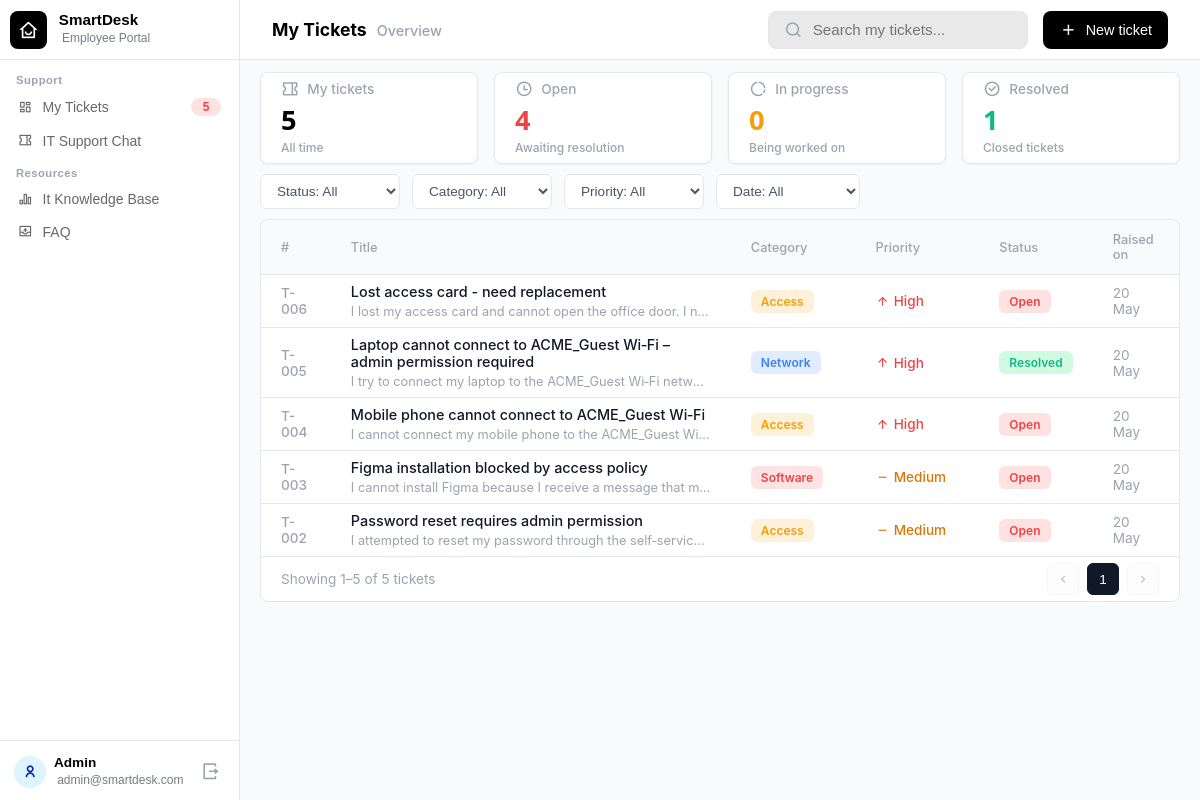
The app's page /employee-dashboard (signed in) with its own data.
### main.py (models this page shows)
class Ticket(db.Model):
    id = db.Column(db.Integer, primary_key=True)
    email = db.Column(db.String(100), nullable=False)
    title = db.Column(db.String(200), nullable=False)
    description = db.Column(db.Text, nullable=False)
    category = db.Column(db.String(50), nullable=False)
    priority = db.Column(db.String(20), nullable=False)
    status = db.Column(db.String(20), nullable=False, default='Open')
    created_at = db.Column(db.DateTime, default=datetime.now)
    proceeding_started = db.Column(db.DateTime, nullable=True)
    resolved_at = db.Column(db.DateTime, nullable=True)
    session_id = db.Column(db.String(100), nullable=True)

### main.py (the view)
@app.route('/employee-dashboard')
def employee_dashboard():
    if 'email' not in session:
        return redirect(url_for('employee_login'))
    user_email = session['email']
    my_tickets = Ticket.query.filter_by(email=user_email).all()
    open_count = sum(1 for ticket in my_tickets if ticket.status == 'Open')
    in_progress_count = sum(1 for ticket in my_tickets if ticket.status == 'In Progress')
    closed_count = sum(1 for ticket in my_tickets if ticket.status == 'Resolved')
    db_categories = Category.query.all()
    category_colors = {cat.name.lower(): cat.color for cat in db_categories}
    return render_template(
        'EmployeeDashboard.html',
        tickets=my_tickets,
        open_count=open_count,
        in_progress_count=in_progress_count,
        closed_count=closed_count,
        category_colors=category_colors,
        db_categories=db_categories
    )

### templates/EmployeeDashBoard.html (shortened to what this page needs)
{% extends "EmployeeSideBase.html" %}
{% block extra_css %}
    <link rel="stylesheet" href="{{ url_for('static', filename='css/EmployeeDashBoard.css') }}">
{% endblock %}
{% block content %}
<div class="dashboard-wrapper">
    <div class="dash-header">
        <div class="dash-title">
            <h2>My Tickets</h2>
            <span class="subtitle">Overview</span>
        </div>
        <div class="dash-actions">
            <div class="search-bar">
                <i class="ri-search-line"></i>
                <input type="text" placeholder="Search my tickets...">
            </div>
            <button class="btn-new-ticket" onclick="window.location.href='/chat-bot'">
                <i class="ri-add-line"></i> New ticket
            </button>
        </div>
    </div>
    <div class="four-box-container">
        <div class="stat-box">
            <div class="stat-title"><i class="ri-coupon-2-line"></i><p>My tickets</p></div>
            <span class="numerical-value">{{ tickets | length }}</span>
            <span class="stat-subtext">All time</span>
        </div>
        <div class="stat-box">
            <div class="stat-title"><i class="ri-time-line"></i><p>Open</p></div>
            <span class="numerical-value text-red">{{open_count}}</span>
            <span class="stat-subtext">Awaiting resolution</span>
        </div>
        <div class="stat-box">
            <div class="stat-title"><i class="ri-donut-chart-line"></i><p>In progress</p></div>
            <span class="numerical-value text-orange">{{in_progress_count}}</span>
            <span class="stat-subtext">Being worked on</span>
        </div>
        <div class="stat-box">
            <div class="stat-title"><i class="ri-checkbox-circle-line"></i><p>Resolved</p></div>
            <span class="numerical-value text-green">{{closed_count}}</span>
            <span class="stat-subtext">Closed tickets</span>
        </div>
    </div>
    <div class="main-content-container">
        <div class="filter-section">
            <div class="filter-group">
                <select id="status-filter">
                    <option value="All">Status: All</option>
                </select>
            </div>
            <div class="filter-group">
                <select id="category-filter">
                    <option value="All">Category: All</option>
                </select>
            </div>
            <div class="filter-group">
                <select id="priority-filter">
                    <option value="All">Priority: All</option>
                </select>
            </div>
            <div class="filter-group">
                <select id="date-filter">
                    <option value="All">Date: All</option>
                </select>
            </div>
        </div>
        <div class="table-container">
            <table class="emp-ticket-table">
                <thead>
                    <tr>
                        <th width="8%">#</th>
                        <th width="42%">Title</th>
                        <th width="15%">Category</th>
                        <th width="15%">Priority</th>
                        <th width="10%">Status</th>
                        <th width="10%">Raised on</th>
                    </tr>
                </thead>
                <tbody class="table-body">
                    {% for ticket in tickets | reverse %}
                    <tr class="ticket-row"
                        data-status="{{ ticket.status }}"
                        data-category="{{ ticket.category }}"
                        data-priority="{{ ticket.priority }}"
                        data-date="{{ ticket.created_at.isoformat() if ticket.created_at else '' }}">
                        <td class="t-id">T-{{ "%03d" | format(ticket.id) }}</td>
                        <td class="t-title-col">
                            <div class="t-title">{{ ticket.title }}</div>
                            <div class="t-desc">{{ ticket.description }}</div>
                        </td>
                        <td>
                            {% set cat_key = ticket.category|lower %}
                            {% set cat_color = category_colors.get(cat_key, '#4b5563') %}
                            <span class="cat-badge" style="color: {{ cat_color }}; background-color: {{ cat_color }}26;">
                                {{ ticket.category }}
                            </span>
                        </td>
                        <td>
                            {% if ticket.priority|lower == 'high' %}
                                <span class="priority p-high"><i class="ri-arrow-up-line"></i> High</span>
                            {% elif ticket.priority|lower == 'medium' %}
                                <span class="priority p-med"><i class="ri-subtract-line"></i> Medium</span>
                            {% else %}
                                <span class="priority p-low"><i class="ri-arrow-down-line"></i> Low</span>
                            {% endif %}
                        </td>
                        <td>
                            <span class="status-badge s-{{ ticket.status|lower|replace(' ', '-') }}">{{ ticket.status }}</span>
                        </td>
                        <td class="t-date">
                            {{ ticket.created_at.strftime('%d %b') if ticket.created_at else '7 May' }}
                        </td>
                    </tr>
                    {% endfor %}
                </tbody>
            </table>
            <div class="pagination-footer">
                <span class="page-info" id="pagination-info">Showing tickets</span>
                <div class="page-controls">
                    <button class="page-btn" id="prev-btn" onclick="changePage(-1)"><i class="ri-arrow-left-s-line"></i></button>
                    <button class="page-btn active" id="current-page-btn">1</button>
                    <button class="page-btn" id="next-btn" onclick="changePage(1)"><i class="ri-arrow-right-s-line"></i></button>
                </div>
            </div>
        </div>
    </div>
</div>
{% endblock %}

### static/css/EmployeeSideBase.css (style rules this page uses)
body { margin: 0; font-family: 'Inter', system-ui, -apple-system, BlinkMacSystemFont, "Segoe UI", Roboto, sans-serif; }

### records on screen
Ticket: id "006", title "Lost access card - need replacement", description "I lost my access card and cannot open the office door. I n…", category "Access", priority "High" (drawn), status "Open", created_at "20 May"
Ticket: id "005", title "Laptop cannot connect to ACME_Guest Wi‑Fi – admin permission required", description "I try to connect my laptop to the ACME_Guest Wi‑Fi netw…", category "Network", priority "High" (drawn), status "Resolved", created_at "20 May"
Ticket: id "004", title "Mobile phone cannot connect to ACME_Guest Wi‑Fi", description "I cannot connect my mobile phone to the ACME_Guest Wi…", category "Access", priority "High" (drawn), status "Open", created_at "20 May"
Ticket: id "003", title "Figma installation blocked by access policy", description "I cannot install Figma because I receive a message that m…", category "Software", priority "Medium" (drawn), status "Open", created_at "20 May"
Ticket: id "002", title "Password reset requires admin permission", description "I attempted to reset my password through the self‑servic…", category "Access", priority "Medium" (drawn), status "Open", created_at "20 May"

### other values on screen
{{ tickets | length if tickets else 0 }} "5"
{{ session['email'].split('@')[0] | capitalize }} "Admin"
{{ session['email'] }} "admin@smartdesk.com"
{{ tickets | length }} "5"
{{ open_count }} "4"
{{ in_progress_count }} "0"
{{ closed_count }} "1"
